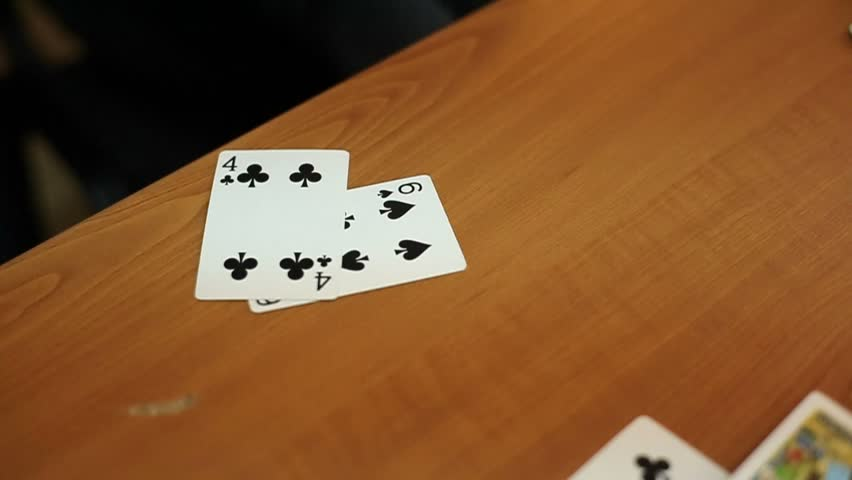
#> input picture Resources/cards.jpg, 852 x 480 px, given in place of the camera
$ python color_finder.py
#> lines starting #> are read from the running program, lines starting #| are printed output that depends on the picture; after the words box and inside, x2 and y2 are one past the last pixel; in counts of white or black regions, pixels touching at a corner belong together
import cv2
def stackImages(scale,imgArray):
    rows = len(imgArray)
    cols = len(imgArray[0])
    rowsAvailable = isinstance(imgArray[0], list)
    width = imgArray[0][0].shape[1]
    height = imgArray[0][0].shape[0]
    if rowsAvailable:
        for x in range ( 0, rows):
            for y in range(0, cols):
                if imgArray[x][y].shape[:2] == imgArray[0][0].shape [:2]:
                    imgArray[x][y] = cv2.resize(imgArray[x][y], (0, 0), None, scale, scale)
                else:
                    imgArray[x][y] = cv2.resize(imgArray[x][y], (imgArray[0][0].shape[1], imgArray[0][0].shape[0]), None, scale, scale)
                if len(imgArray[x][y].shape) == 2: imgArray[x][y]= cv2.cvtColor( imgArray[x][y], cv2.COLOR_GRAY2BGR)
        imageBlank = np.zeros((height, width, 3), np.uint8)
        hor = [imageBlank]*rows
        hor_con = [imageBlank]*rows
        for x in range(0, rows):
            hor[x] = np.hstack(imgArray[x])
        ver = np.vstack(hor)
    else:
        for x in range(0, rows):
            if imgArray[x].shape[:2] == imgArray[0].shape[:2]:
                imgArray[x] = cv2.resize(imgArray[x], (0, 0), None, scale, scale)
            else:
                imgArray[x] = cv2.resize(imgArray[x], (imgArray[0].shape[1], imgArray[0].shape[0]), None,scale, scale)
            if len(imgArray[x].shape) == 2: imgArray[x] = cv2.cvtColor(imgArray[x], cv2.COLOR_GRAY2BGR)
        hor= np.hstack(imgArray)
        ver = hor
    return ver
import numpy as np
#cap = cv2.VideoCapture("Resources/HALL.avi")
cap = cv2.VideoCapture(0)
cap.set(3, 640)
cap.set(4, 480)
cap.set(10, 100)

def empty(a):
    pass

cv2.namedWindow("TrackBars")
cv2.resizeWindow("TrackBars",640,240)
cv2.createTrackbar("Hue Min","TrackBars",0,179,empty)
cv2.createTrackbar("Hue Max","TrackBars",20,179,empty)
cv2.createTrackbar("Sat Min","TrackBars",131,255,empty)
cv2.createTrackbar("Sat Max","TrackBars",255,255,empty)
cv2.createTrackbar("Val Min","TrackBars",0,255,empty)
cv2.createTrackbar("Val Max","TrackBars",255,255,empty)


while True:
    success, img = cap.read()
#> img is the input picture: shape (480, 852, 3); mean B, G, R 45.5, 84.2, 128.7
    cv2.imshow("Video", img)
    cv2.waitKey(1) & 0xFF == ord('q')
    imgHSV = cv2.cvtColor(img,cv2.COLOR_BGR2HSV)
#> imgHSV: shape (480, 852, 3); mean H, S, V 18.1, 154.3, 129.3
    h_min = cv2.getTrackbarPos("Hue Min","TrackBars")
    h_max = cv2.getTrackbarPos("Hue Max", "TrackBars")
    s_min = cv2.getTrackbarPos("Sat Min", "TrackBars")
    s_max = cv2.getTrackbarPos("Sat Max", "TrackBars")
    v_min = cv2.getTrackbarPos("Val Min", "TrackBars")
    v_max = cv2.getTrackbarPos("Val Max", "TrackBars")
    print(h_min,h_max,s_min,s_max,v_min,v_max)
    lower = np.array([h_min,s_min,v_min])
    upper = np.array([h_max,s_max,v_max])
    mask = cv2.inRange(imgHSV,lower,upper)
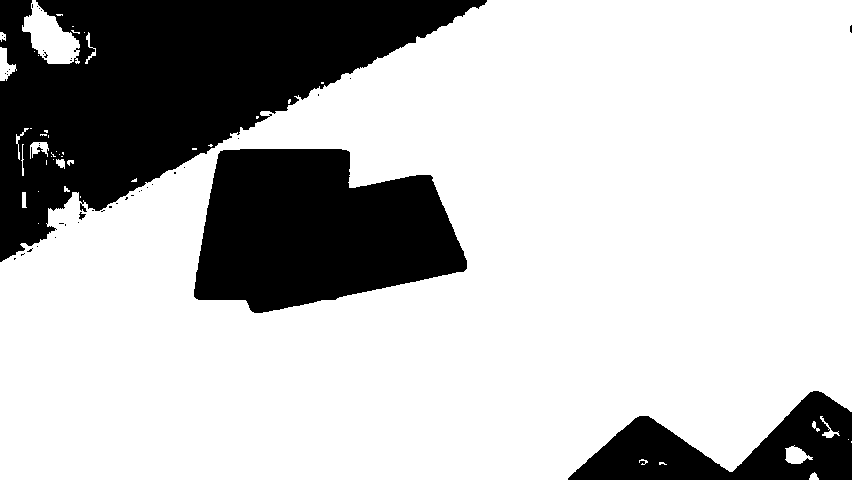
#> mask: shape (480, 852); 74.2% white; 45 black regions (41 under 20 px), largest, box (x1, y1, x2, y2) and area: (0, 0, 487, 262) 59907, (194, 149, 467, 313) 32872, (568, 391, 852, 480) 12451, (79, 212, 86, 220) 29
    imgResult = cv2.bitwise_and(img,img,mask=mask)
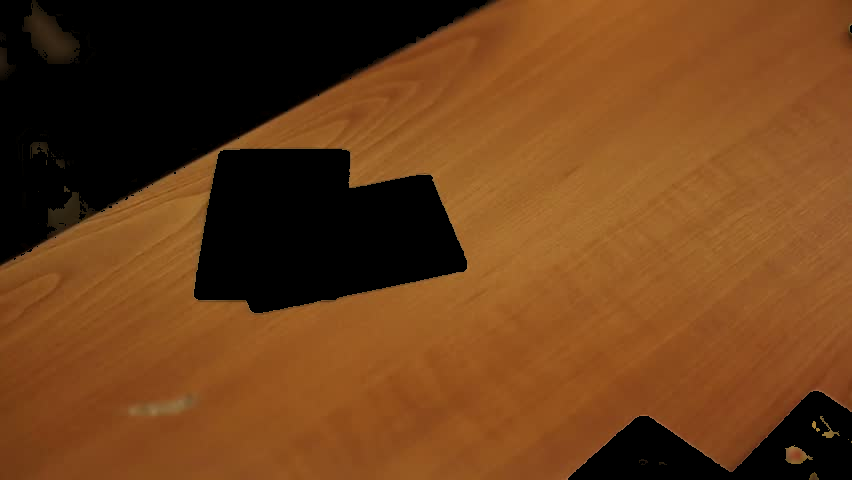
#> imgResult: shape (480, 852, 3); mean B, G, R 25.3, 62.1, 106.7


    imgstack = stackImages(0.6,([img, imgHSV],[mask, imgResult]))
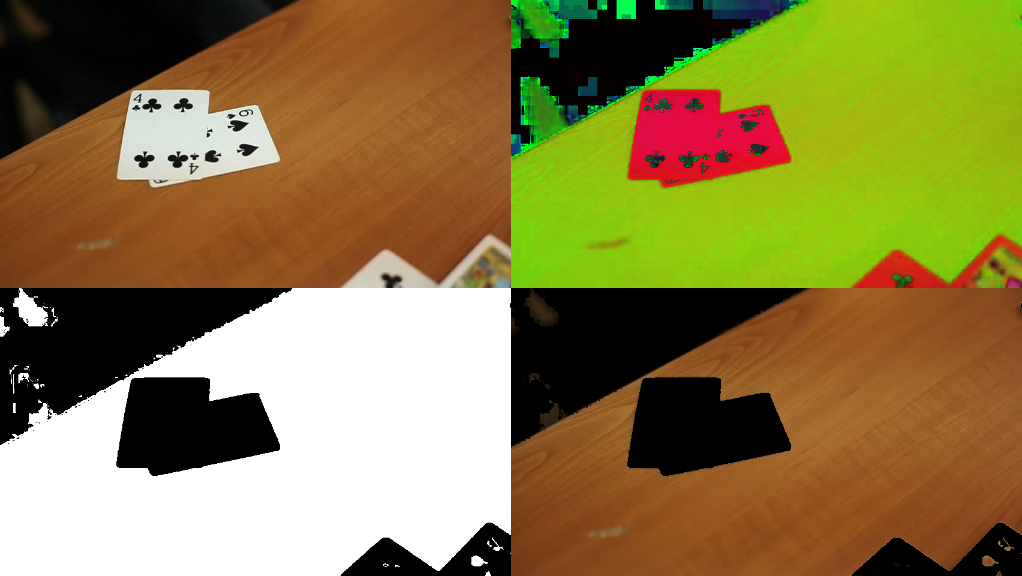
#> imgstack: shape (576, 1022, 3); mean B, G, R 69.5, 122.5, 138.5

    cv2.imshow("image", imgstack)
    # [4 lines of commented-out code are left out]


    cv2.waitKey(1)
